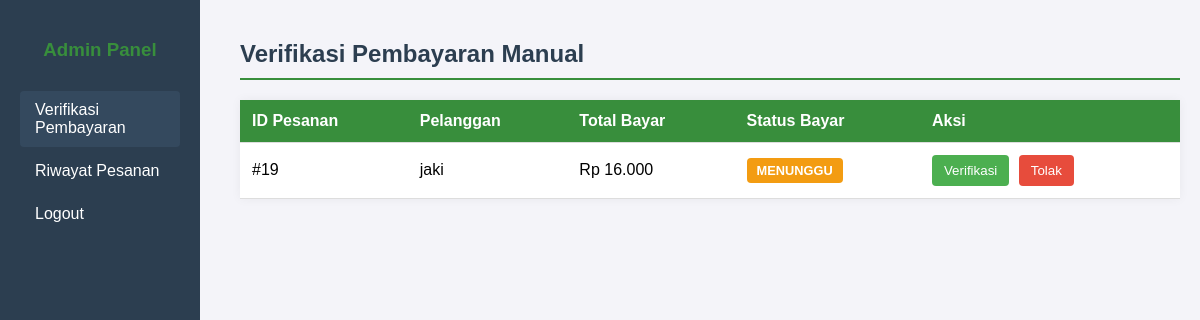
The app's page /verifikasi.php (signed in) with its own data.
### tables this page shows
CREATE TABLE `pesanan` (
  `id_pesanan` int(11) NOT NULL,
  `id_user` int(11) NOT NULL,
  `tanggal_pesan` datetime NOT NULL,
  `total_harga` decimal(10,2) NOT NULL,
  `status_pesanan` enum('baru','diproses','dikirim','selesai','dibatalkan') NOT NULL
);

CREATE TABLE `user` (
  `id_user` int(11) NOT NULL,
  `nama` varchar(100) NOT NULL,
  `email` varchar(100) NOT NULL,
  `password` varchar(255) NOT NULL,
  `role` enum('admin','pelanggan') NOT NULL,
  `no_hp` varchar(15) DEFAULT NULL,
  `alamat` text DEFAULT NULL,
  `tanggal_registrasi` datetime DEFAULT current_timestamp()
);

CREATE TABLE `pembayaran` (
  `id_pembayaran` int(11) NOT NULL,
  `id_pesanan` int(11) NOT NULL,
  `metode` enum('transfer','manual') NOT NULL,
  `bukti` varchar(255) DEFAULT NULL,
  `tanggal_bayar` datetime NOT NULL,
  `status_verifikasi` enum('menunggu','terverifikasi','ditolak') NOT NULL,
  `bukti_pembayaran` varchar(255) DEFAULT NULL
);

### verifikasi.php (the view, shortened to what this page needs)
<?php
include('connection.php');
$sql = "SELECT
    p.id_pesanan,
    u.nama AS nama_pelanggan,
    p.total_harga,
    pm.bukti_pembayaran, -- Tetap ambil bukti_pembayaran untuk logika aksi
    pm.status_verifikasi,
    p.status_pesanan
FROM pesanan p
JOIN user u ON p.id_user = u.id_user
JOIN pembayaran pm ON p.id_pesanan = pm.id_pesanan
WHERE pm.status_verifikasi = 'menunggu'
ORDER BY p.tanggal_pesan DESC";
$result = $conn->query($sql);
?>
<!DOCTYPE html>
<html lang="id">
<head>
</head>
<body>
    <div class="sidebar">
        <h3>Admin Panel</h3>
        <a href="verifikasi.php" style="background-color: #34495e;">Verifikasi Pembayaran</a>
        <a href="riwayat_pesanan_admin.php">Riwayat Pesanan</a>
        <a href="logout.php">Logout</a>
    </div>
    <div class="content">
        <h2>Verifikasi Pembayaran Manual</h2>
        <?php if ($result && $result->num_rows > 0): ?>
            <table>
                <thead>
                    <tr>
                        <th>ID Pesanan</th>
                        <th>Pelanggan</th>
                        <th>Total Bayar</th>
                        <th>Status Bayar</th>
                        <th>Aksi</th>
                    </tr>
                </thead>
                <tbody>
                    <?php while($row = $result->fetch_assoc()): ?>
                        <tr>
                            <td>#<?php echo $row['id_pesanan']; ?></td>
                            <td><?php echo $row['nama_pelanggan']; ?></td>
                            <td>Rp <?php echo number_format($row['total_harga'], 0, ',', '.'); ?></td>
                            <td>
                                <span class="status-badge status-<?php echo $row['status_verifikasi']; ?>">
                                    <?php echo strtoupper($row['status_verifikasi']); ?>
                                </span>
                            </td>
                            <td>
                                <?php if ($row['status_verifikasi'] != 'terverifikasi'): ?>
                                    <form method="POST" style="display: inline;">
                                        <button type="submit" name="action" value="verifikasi" class="btn btn-verifikasi">Verifikasi</button>
                                    </form>
                                    <form method="POST" style="display: inline;">
                                        <button type="submit" name="action" value="tolak" class="btn btn-tolak">Tolak</button>
                                    </form>
                                <?php else: ?>
                                    <p>Selesai</p>
                                <?php endif; ?>
                            </td>
                        </tr>
                    <?php endwhile; ?>
                </tbody>
            </table>
        <?php else: ?>
            <p>Tidak ada pembayaran yang perlu diverifikasi saat ini.</p>
        <?php endif; ?>
    </div>
</body>
</html>

### verifikasi.php (style rules this page uses)
body { font-family: sans-serif; margin: 0; background-color: #f4f4f9; }
.sidebar { width: 200px; height: 100vh; background-color: #2c3e50; color: white; padding: 20px; box-sizing: border-box; position: fixed; }
.sidebar h3 { text-align: center; margin-bottom: 30px; color: #388e3c; }
.sidebar a { display: block; color: white; padding: 10px 15px; text-decoration: none; border-radius: 4px; margin-bottom: 5px; }
.content { margin-left: 220px; padding: 20px; }
h2 { color: #2c3e50; border-bottom: 2px solid #388e3c; padding-bottom: 10px; margin-bottom: 20px; }
table { width: 100%; border-collapse: collapse; background-color: white; box-shadow: 0 0 10px rgba(0,0,0,0.05); }
th, td { padding: 12px; text-align: left; border-bottom: 1px solid #ddd; }
th { background-color: #388e3c; color: white; }
.btn { padding: 8px 12px; border: none; border-radius: 4px; cursor: pointer; color: white; margin-right: 5px; }
.btn-verifikasi { background-color: #4CAF50; }
.btn-tolak { background-color: #e74c3c; }
.status-badge { padding: 5px 10px; border-radius: 4px; font-weight: bold; font-size: 0.8em; }
.status-menunggu { background-color: #f39c12; color: white; }

### records on screen
pesanan: id_pesanan "19", id_user.nama "jaki", total_harga "16.000", pembayaran.status_verifikasi "MENUNGGU"
